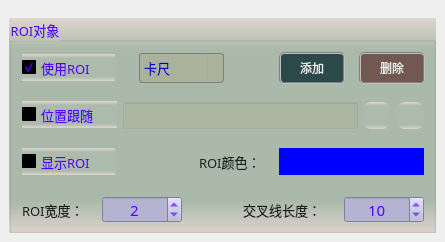
     <widget class="QWidget" name="tab_2">
      <attribute name="title">
       <string>ROI设置</string>
      </attribute>
      <widget class="QGroupBox" name="groupCamera_8">
       <property name="geometry">
        <rect>
         <x>9</x>
         <y>18</y>
         <width>427</width>
         <height>215</height>
        </rect>
       </property>
       <property name="font">
        <font>
         <family>微软雅黑</family>
         <pointsize>10</pointsize>
        </font>
       </property>
       <property name="styleSheet">
        <string notr="true">background-color: qlineargradient(x1:0, y1:0, x2:0, y2:1, stop:0 #dfd5cf, stop: 0.15 #acbbac, stop: 0.85 #acbbac,stop:1 #dfd5cf);
color: rgb(85, 0, 255);</string>
       </property>
       <property name="title">
        <string>ROI对象</string>
       </property>
       <widget class="QCheckBox" name="checkUseROI">
        <property name="enabled">
         <bool>false</bool>
        </property>
        <property name="geometry">
         <rect>
          <x>13</x>
          <y>36</y>
          <width>93</width>
          <height>27</height>
         </rect>
        </property>
        <property name="sizePolicy">
         <sizepolicy hsizetype="Fixed" vsizetype="Fixed">
          <horstretch>0</horstretch>
          <verstretch>0</verstretch>
         </sizepolicy>
        </property>
        <property name="font">
         <font>
          <family>微软雅黑</family>
          <pointsize>10</pointsize>
         </font>
        </property>
        <property name="styleSheet">
         <string notr="true">QCheckBox{
    color: rgb(30, 30, 30);
	border-style: flat;
	background: transparent;
}
QCheckBox::indicator {
    width: 17px;
    height: 17px;    
}
QCheckBox::indicator::unchecked {
    image: url(:/resource/untick.png);
}
QCheckBox::indicator::checked {
    image: url(:/resource/tick.png);
};</string>
        </property>
        <property name="text">
         <string>使用ROI</string>
        </property>
        <property name="iconSize">
         <size>
          <width>22</width>
          <height>22</height>
         </size>
        </property>
        <property name="checked">
         <bool>true</bool>
        </property>
       </widget>
       <widget class="QComboBox" name="comboROIShape">
        <property name="geometry">
         <rect>
          <x>130</x>
          <y>35</y>
          <width>85</width>
          <height>30</height>
         </rect>
        </property>
        <property name="font">
         <font>
          <family>微软雅黑</family>
          <pointsize>10</pointsize>
         </font>
        </property>
        <property name="styleSheet">
         <string notr="true">QComboBox {
    border: 1px solid gray;
    border-radius: 3px;  
    min-width: 5em;
    color: rgb(0, 0, 200);
	background-color: rgba(170, 170, 127,100);
}
QComboBox::drop-down {
    subcontrol-origin: padding;
    subcontrol-position: top right;
    width: 15px; 
    border-left-width: 1px;
    border-left-color: darkgray;
    border-left-style: solid;
    border-top-right-radius: 3px;
    border-bottom-right-radius: 3px;
}

QComboBox::down-arrow {
    image: url(:/resource/down.png);
} 
QComboBox::down-arrow:on {
    top: 1px;
    left: 1px;
}</string>
        </property>
        <item>
         <property name="text">
          <string>卡尺</string>
         </property>
        </item>
       </widget>
       <widget class="QPushButton" name="btnAddROI">
        <property name="geometry">
         <rect>
          <x>270</x>
          <y>34</y>
          <width>66</width>
          <height>32</height>
         </rect>
        </property>
        <property name="sizePolicy">
         <sizepolicy hsizetype="Fixed" vsizetype="Fixed">
          <horstretch>0</horstretch>
          <verstretch>0</verstretch>
         </sizepolicy>
        </property>
        <property name="minimumSize">
         <size>
          <width>60</width>
          <height>30</height>
         </size>
        </property>
        <property name="font">
         <font>
          <family>微软雅黑</family>
          <pointsize>9</pointsize>
         </font>
        </property>
        <property name="styleSheet">
         <string notr="true">QWidget{ background-color: rgba(9, 42, 47, 200);}
QWidget{ color: rgb(235, 235, 235);}
QWidget{ border: 2px groove gray;border-radius: 5px;padding: 2px 4px;}
QPushButton:hover{ background-color: rgb(9, 62, 52);}
QPushButton:pressed{background-color: rgb(9, 82, 72);}</string>
        </property>
        <property name="text">
         <string>添加</string>
        </property>
       </widget>
       <widget class="QPushButton" name="btnDeleteROI">
        <property name="geometry">
         <rect>
          <x>350</x>
          <y>34</y>
          <width>66</width>
          <height>32</height>
         </rect>
        </property>
        <property name="minimumSize">
         <size>
          <width>60</width>
          <height>30</height>
         </size>
        </property>
        <property name="font">
         <font>
          <family>微软雅黑</family>
          <pointsize>9</pointsize>
         </font>
        </property>
        <property name="styleSheet">
         <string notr="true">QWidget{ background-color: rgba(97, 63, 56, 200);}
QWidget{ color: rgb(235, 235, 235);}
QWidget{ border: 2px groove gray;border-radius: 5px;padding: 2px 4px;}
QPushButton:hover{ background-color: rgb(97, 83, 76);}
QPushButton:pressed{background-color: rgb(117, 83, 96);}</string>
        </property>
        <property name="text">
         <string>删除</string>
        </property>
       </widget>
       <widget class="QCheckBox" name="checkViewROI">
        <property name="geometry">
         <rect>
          <x>13</x>
          <y>130</y>
          <width>93</width>
          <height>27</height>
         </rect>
        </property>
        <property name="sizePolicy">
         <sizepolicy hsizetype="Fixed" vsizetype="Fixed">
          <horstretch>0</horstretch>
          <verstretch>0</verstretch>
         </sizepolicy>
        </property>
        <property name="font">
         <font>
          <family>微软雅黑</family>
          <pointsize>10</pointsize>
         </font>
        </property>
        <property name="styleSheet">
         <string notr="true">QCheckBox{
    color: rgb(30, 30, 30);
	border-style: flat;
	background: transparent;
}
QCheckBox::indicator {
    width: 17px;
    height: 17px;    
}
QCheckBox::indicator::unchecked {
    image: url(:/resource/untick.png);
}
QCheckBox::indicator::checked {
    image: url(:/resource/tick.png);
};</string>
        </property>
        <property name="text">
         <string>显示ROI</string>
        </property>
        <property name="iconSize">
         <size>
          <width>22</width>
          <height>22</height>
         </size>
        </property>
       </widget>
       <widget class="QLabel" name="label_17">
        <property name="geometry">
         <rect>
          <x>190</x>
          <y>134</y>
          <width>79</width>
          <height>19</height>
         </rect>
        </property>
        <property name="font">
         <font>
          <family>微软雅黑</family>
          <pointsize>10</pointsize>
         </font>
        </property>
        <property name="styleSheet">
         <string notr="true">color: rgb(30, 30, 30);
background: transparent;</string>
        </property>
        <property name="text">
         <string>ROI颜色：</string>
        </property>
       </widget>
       <widget class="QPushButton" name="btnRoiColor">
        <property name="geometry">
         <rect>
          <x>270</x>
          <y>130</y>
          <width>145</width>
          <height>27</height>
         </rect>
        </property>
        <property name="styleSheet">
         <string notr="true">border:none;
background-color: rgb(0, 0, 255);</string>
        </property>
        <property name="text">
         <string/>
        </property>
       </widget>
       <widget class="QSpinBox" name="spinCrossL">
        <property name="geometry">
         <rect>
          <x>335</x>
          <y>178</y>
          <width>80</width>
          <height>27</height>
         </rect>
        </property>
        <property name="font">
         <font>
          <family>微软雅黑</family>
          <pointsize>11</pointsize>
         </font>
        </property>
        <property name="styleSheet">
         <string notr="true">QWidget{color: rgb(85, 0, 255);background-color: rgb(180, 180, 210);}
QSpinBox::up-button{
    border:transparent;
}
QSpinBox::down-button{
    border:transparent;
}
QSpinBox::up-arrow{
    image:url(:/resource/up.png);
}
QSpinBox::down-arrow{
    image:url(:/resource/down.png);
}</string>
        </property>
        <property name="alignment">
         <set>Qt::AlignCenter</set>
        </property>
        <property name="minimum">
         <number>1</number>
        </property>
        <property name="maximum">
         <number>100</number>
        </property>
        <property name="value">
         <number>10</number>
        </property>
       </widget>
       <widget class="QLabel" name="label_20">
        <property name="geometry">
         <rect>
          <x>13</x>
          <y>182</y>
          <width>79</width>
          <height>19</height>
         </rect>
        </property>
        <property name="font">
         <font>
          <family>微软雅黑</family>
          <pointsize>10</pointsize>
         </font>
        </property>
        <property name="styleSheet">
         <string notr="true">color: rgb(30, 30, 30);
background: transparent;</string>
        </property>
        <property name="text">
         <string>ROI宽度：</string>
        </property>
       </widget>
       <widget class="QLabel" name="label_18">
        <property name="geometry">
         <rect>
          <x>234</x>
          <y>182</y>
          <width>95</width>
          <height>19</height>
         </rect>
        </property>
        <property name="font">
         <font>
          <family>微软雅黑</family>
          <pointsize>10</pointsize>
         </font>
        </property>
        <property name="styleSheet">
         <string notr="true">color: rgb(30, 30, 30);
background: transparent;</string>
        </property>
        <property name="text">
         <string>交叉线长度：</string>
        </property>
       </widget>
       <widget class="QSpinBox" name="spinRoiW">
        <property name="geometry">
         <rect>
          <x>93</x>
          <y>178</y>
          <width>80</width>
          <height>27</height>
         </rect>
        </property>
        <property name="font">
         <font>
          <family>微软雅黑</family>
          <pointsize>11</pointsize>
         </font>
        </property>
        <property name="styleSheet">
         <string notr="true">QWidget{color: rgb(85, 0, 255);background-color: rgb(180, 180, 210);}
QSpinBox::up-button{
    border:transparent;
}
QSpinBox::down-button{
    border:transparent;
}
QSpinBox::up-arrow{
    image:url(:/resource/up.png);
}
QSpinBox::down-arrow{
    image:url(:/resource/down.png);
}</string>
        </property>
        <property name="alignment">
         <set>Qt::AlignCenter</set>
        </property>
        <property name="minimum">
         <number>1</number>
        </property>
        <property name="maximum">
         <number>100</number>
        </property>
        <property name="value">
         <number>2</number>
        </property>
       </widget>
       <widget class="QPushButton" name="btnLinkFollow">
        <property name="geometry">
         <rect>
          <x>354</x>
          <y>84</y>
          <width>27</width>
          <height>27</height>
         </rect>
        </property>
        <property name="toolTip">
         <string>链接位置跟随</string>
        </property>
        <property name="styleSheet">
         <string notr="true">QWidget{ border:none;border-radius: 8px;padding: 2px 4px;}
QPushButton:hover{ background-color: rgba(85, 150, 127, 100);}
QPushButton:pressed{background-color: rgba(85, 180, 127, 160);}</string>
        </property>
        <property name="text">
         <string/>
        </property>
        <property name="icon">
         <iconset resource="sub_res.qrc">
          <normaloff>:/resource/link.png</normaloff>:/resource/link.png</iconset>
        </property>
        <property name="iconSize">
         <size>
          <width>27</width>
          <height>27</height>
         </size>
        </property>
       </widget>
       <widget class="QPushButton" name="btnDelLinkFollow">
        <property name="geometry">
         <rect>
          <x>388</x>
          <y>84</y>
          <width>27</width>
          <height>27</height>
         </rect>
        </property>
        <property name="toolTip">
         <string>删除位置跟随链接</string>
        </property>
        <property name="styleSheet">
         <string notr="true">QWidget{ border:none;border-radius: 8px;padding: 2px 4px;}
QPushButton:hover{ background-color: rgba(226, 142, 162, 100);}
QPushButton:pressed{background-color: rgba(226, 172, 162, 200);}</string>
        </property>
        <property name="text">
         <string/>
        </property>
        <property name="icon">
         <iconset resource="sub_res.qrc">
          <normaloff>:/resource/del_link.png</normaloff>:/resource/del_link.png</iconset>
        </property>
        <property name="iconSize">
         <size>
          <width>27</width>
          <height>27</height>
         </size>
        </property>
       </widget>
       <widget class="QCheckBox" name="checkUseFollow">
        <property name="geometry">
         <rect>
          <x>13</x>
          <y>83</y>
          <width>95</width>
          <height>27</height>
         </rect>
        </property>
        <property name="sizePolicy">
         <sizepolicy hsizetype="Fixed" vsizetype="Fixed">
          <horstretch>0</horstretch>
          <verstretch>0</verstretch>
         </sizepolicy>
        </property>
        <property name="font">
         <font>
          <family>微软雅黑</family>
          <pointsize>10</pointsize>
         </font>
        </property>
        <property name="styleSheet">
         <string notr="true">QCheckBox{
    color: rgb(30, 30, 30);
	border-style: flat;
	background: transparent;
}
QCheckBox::indicator {
    width: 17px;
    height: 17px;    
}
QCheckBox::indicator::unchecked {
    image: url(:/resource/untick.png);
}
QCheckBox::indicator::checked {
    image: url(:/resource/tick.png);
};</string>
        </property>
        <property name="text">
         <string>位置跟随</string>
        </property>
        <property name="iconSize">
         <size>
          <width>22</width>
          <height>22</height>
         </size>
        </property>
       </widget>
       <widget class="QLineEdit" name="txtLinkFollow">
        <property name="geometry">
         <rect>
          <x>114</x>
          <y>84</y>
          <width>235</width>
          <height>27</height>
         </rect>
        </property>
        <property name="font">
         <font>
          <family>微软雅黑</family>
          <pointsize>10</pointsize>
         </font>
        </property>
        <property name="toolTip">
         <string>匹配基准中心</string>
        </property>
        <property name="styleSheet">
         <string notr="true">color: rgb(0, 0, 200);
background-color: rgba(170, 170, 127,50);</string>
        </property>
        <property name="alignment">
         <set>Qt::AlignCenter</set>
        </property>
        <property name="readOnly">
         <bool>true</bool>
        </property>
       </widget>
      </widget>
     </widget>
